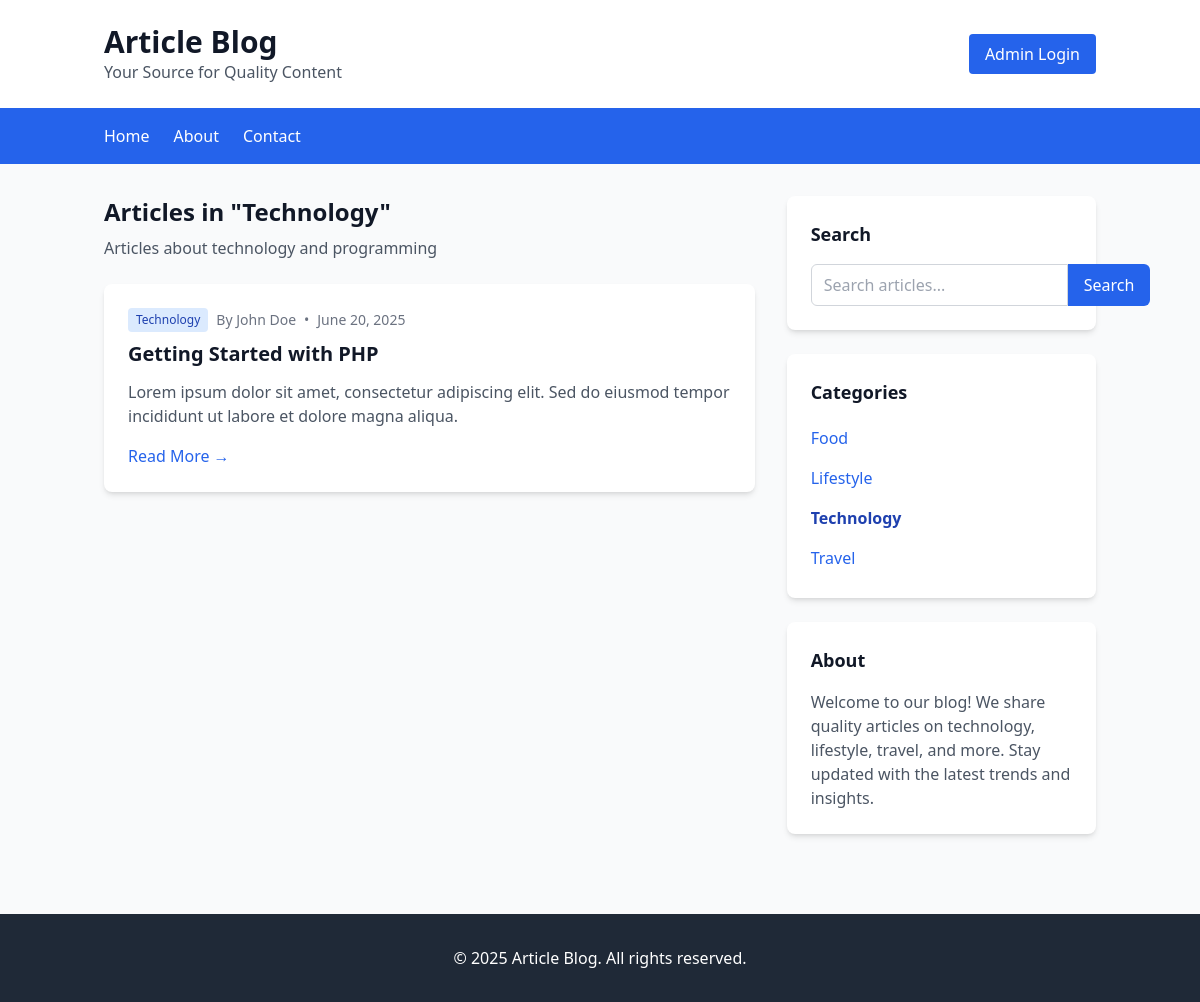
/category.php?id=1, run on the app's committed database.
### tables this page shows
CREATE TABLE `categories` (
  `id` INTEGER PRIMARY KEY AUTO_INCREMENT,
  `name` VARCHAR(100) UNIQUE NOT NULL,
  `description` TEXT,
  `created_at` TIMESTAMP DEFAULT CURRENT_TIMESTAMP
);

CREATE TABLE `articles` (
  `id` INTEGER PRIMARY KEY AUTO_INCREMENT,
  `title` VARCHAR(200) NOT NULL,
  `slug` VARCHAR(200) UNIQUE NOT NULL,
  `content` TEXT NOT NULL,
  `image_url` VARCHAR(255),
  `created_at` TIMESTAMP DEFAULT CURRENT_TIMESTAMP,
  `updated_at` TIMESTAMP NULL ON UPDATE CURRENT_TIMESTAMP,
  `category_id` INTEGER NOT NULL,
  `author_id` INTEGER NOT NULL,
  `published` BOOLEAN DEFAULT FALSE,
  FOREIGN KEY (`category_id`) REFERENCES `categories` (`id`),
  FOREIGN KEY (`author_id`) REFERENCES `users` (`id`)
);

CREATE TABLE `users` (
  `id` INTEGER PRIMARY KEY AUTO_INCREMENT,
  `username` VARCHAR(50) UNIQUE NOT NULL,
  `password` VARCHAR(255) NOT NULL,
  `name` VARCHAR(100),
  `role` ENUM('admin', 'author') DEFAULT 'author',
  `created_at` TIMESTAMP DEFAULT CURRENT_TIMESTAMP
);

### config.php (called while the page is built, shortened)
<?php
function truncateText($text, $limit = 150)
{
    return $text;
}
function formatDate($date)
{
    return date('F j, Y', strtotime($date));
}

### category.php (the view, shortened to what this page needs)
<?php
require_once 'config.php';
$categoryId = $_GET['id'] ?? '';
$db = new Database();
$pdo = $db->getConnection();
$stmt = $pdo->prepare("SELECT * FROM categories WHERE id = ?");
$stmt->execute([$categoryId]);
$category = $stmt->fetch(PDO::FETCH_ASSOC);
$stmt = $pdo->prepare("
    SELECT a.*, c.name as category_name, u.name as author_name
    FROM articles a
    LEFT JOIN categories c ON a.category_id = c.id
    LEFT JOIN users u ON a.author_id = u.id
    WHERE a.category_id = ? AND a.published = 1
    ORDER BY a.created_at DESC
");
$stmt->execute([$categoryId]);
$articles = $stmt->fetchAll(PDO::FETCH_ASSOC);
$stmt = $pdo->prepare("SELECT * FROM categories ORDER BY name");
$stmt->execute();
$categories = $stmt->fetchAll(PDO::FETCH_ASSOC);
?>
<!DOCTYPE html>
<html lang="en">
<head>
    <script src="https://cdn.tailwindcss.com"></script>
</head>
<body class="bg-gray-50">
    <header class="bg-white shadow-md">
        <div class="container mx-auto px-4 py-6">
            <div class="flex justify-between items-center">
                <div>
                    <h1 class="text-3xl font-bold text-gray-900">Article Blog</h1>
                    <p class="text-gray-600">Your Source for Quality Content</p>
                </div>
                <a href="login.php" class="bg-blue-600 text-white px-4 py-2 rounded hover:bg-blue-700">
                    Admin Login
                </a>
            </div>
        </div>
    </header>
    <nav class="bg-blue-600 text-white">
        <div class="container mx-auto px-4">
            <ul class="flex space-x-6 py-4">
                <li><a href="index.php" class="hover:text-blue-200 font-medium">Home</a></li>
                <li><a href="#" class="hover:text-blue-200">About</a></li>
                <li><a href="#" class="hover:text-blue-200">Contact</a></li>
            </ul>
        </div>
    </nav>
    <div class="container mx-auto px-4 py-8">
        <div class="grid grid-cols-1 lg:grid-cols-3 gap-8">
            <div class="lg:col-span-2">
                <div class="mb-6">
                    <h2 class="text-2xl font-bold text-gray-900 mb-2">
                        Articles in "<?php echo htmlspecialchars($category['name']); ?>"
                    </h2>
                    <?php if ($category['description']): ?>
                        <p class="text-gray-600"><?php echo htmlspecialchars($category['description']); ?></p>
                    <?php endif; ?>
                </div>
                <?php if (empty($articles)): ?>
                    <div class="bg-white rounded-lg shadow-md p-6 text-center">
                        <p class="text-gray-500">No articles found in this category.</p>
                        <a href="index.php" class="text-blue-600 hover:text-blue-800 mt-2 inline-block">
                            ← Back to all articles
                        </a>
                    </div>
                <?php else: ?>
                    <div class="space-y-6"> <?php foreach ($articles as $article): ?>
                            <article class="bg-white rounded-lg shadow-md overflow-hidden">
                                <div class="p-6">
                                    <div class="flex items-center text-sm text-gray-500 mb-2">
                                        <span class="bg-blue-100 text-blue-800 px-2 py-1 rounded text-xs mr-2">
                                            <?php echo htmlspecialchars($article['category_name']); ?>
                                        </span>
                                        <span>By <?php echo htmlspecialchars($article['author_name']); ?></span>
                                        <span class="mx-2">•</span>
                                        <span><?php echo formatDate($article['created_at']); ?></span>
                                    </div>
                                    <h3 class="text-xl font-semibold text-gray-900 mb-3">
                                        <a href="article.php?slug=<?php echo htmlspecialchars($article['slug']); ?>"
                                            class="hover:text-blue-600">
                                            <?php echo htmlspecialchars($article['title']); ?>
                                        </a>
                                    </h3>
                                    <p class="text-gray-600 mb-4">
                                        <?php echo truncateText(strip_tags($article['content'])); ?>
                                    </p>
                                    <a href="article.php?slug=<?php echo htmlspecialchars($article['slug']); ?>"
                                        class="text-blue-600 hover:text-blue-800 font-medium">
                                        Read More →
                                    </a>
                                </div>
                            </article>
                        <?php endforeach; ?>
                    </div>
                <?php endif; ?>
            </div>
            <div class="space-y-6">
                <div class="bg-white rounded-lg shadow-md p-6">
                    <h3 class="text-lg font-semibold text-gray-900 mb-4">Search</h3>
                    <form method="GET" action="index.php">
                        <div class="flex">
                            <input type="text" name="search" placeholder="Search articles..."
                                class="flex-1 px-3 py-2 border border-gray-300 rounded-l-md focus:outline-none focus:ring-blue-500 focus:border-blue-500">
                            <button type="submit"
                                class="bg-blue-600 text-white px-4 py-2 rounded-r-md hover:bg-blue-700">
                                Search
                            </button>
                        </div>
                    </form>
                </div>
                <div class="bg-white rounded-lg shadow-md p-6">
                    <h3 class="text-lg font-semibold text-gray-900 mb-4">Categories</h3>
                    <ul class="space-y-2">
                        <?php foreach ($categories as $cat): ?>
                            <li>
                                <a href="category.php?id=<?php echo $cat['id']; ?>"
                                    class="<?php echo $cat['id'] == $categoryId ? 'font-semibold text-blue-800' : 'text-blue-600 hover:text-blue-800'; ?> block py-1">
                                    <?php echo htmlspecialchars($cat['name']); ?>
                                </a>
                            </li>
                        <?php endforeach; ?>
                    </ul>
                </div>
                <div class="bg-white rounded-lg shadow-md p-6">
                    <h3 class="text-lg font-semibold text-gray-900 mb-4">About</h3>
                    <p class="text-gray-600">
                        Welcome to our blog! We share quality articles on technology, lifestyle, travel, and more.
                        Stay updated with the latest trends and insights.
                    </p>
                </div>
            </div>
        </div>
    </div>
    <footer class="bg-gray-800 text-white py-8 mt-12">
        <div class="container mx-auto px-4 text-center">
            <p>&copy; 2025 Article Blog. All rights reserved.</p>
        </div>
    </footer>
</body>
</html>

### data on the page
categories: name "Technology", description "Articles about technology and programming"
articles: category.name "Technology", author.name "John Doe", created_at "June 20, 2025", title "Getting Started with PHP", content "Lorem ipsum dolor sit amet, consectetur adipiscing elit. Sed do eiusmod tempor incididunt ut labore et dolore magna aliqua."
categories: name "Food"
categories: name "Lifestyle"
categories: name "Travel"
